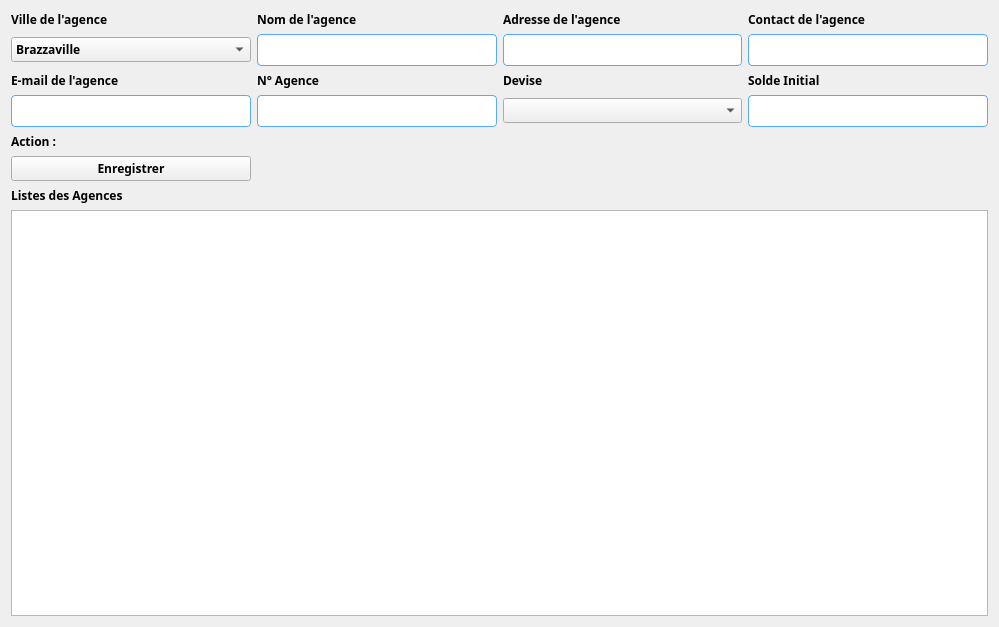
<?xml version="1.0" encoding="UTF-8"?>
<ui version="4.0">
 <class>Form</class>
 <widget class="QWidget" name="Form">
  <property name="geometry">
   <rect>
    <x>0</x>
    <y>0</y>
    <width>999</width>
    <height>627</height>
   </rect>
  </property>
  <property name="minimumSize">
   <size>
    <width>600</width>
    <height>500</height>
   </size>
  </property>
  <property name="sizeIncrement">
   <size>
    <width>100</width>
    <height>200</height>
   </size>
  </property>
  <property name="font">
   <font>
    <family>Segoe UI Semibold</family>
    <pointsize>9</pointsize>
    <weight>75</weight>
    <bold>true</bold>
   </font>
  </property>
  <property name="windowTitle">
   <string>Form</string>
  </property>
  <property name="autoFillBackground">
   <bool>true</bool>
  </property>
  <layout class="QGridLayout" name="gridLayout">
   <item row="1" column="0">
    <widget class="QComboBox" name="comboBox">
     <item>
      <property name="text">
       <string>Brazzaville</string>
      </property>
     </item>
     <item>
      <property name="text">
       <string>Pointe-Noire</string>
      </property>
     </item>
     <item>
      <property name="text">
       <string>Ouesso</string>
      </property>
     </item>
     <item>
      <property name="text">
       <string>Dolisie</string>
      </property>
     </item>
    </widget>
   </item>
   <item row="1" column="3">
    <widget class="QLineEdit" name="lineEdit_3">
     <property name="styleSheet">
      <string notr="true">border-radius : 4px ; 
border : 1px solid rgb(85, 170, 255) ; 
height : 30px;</string>
     </property>
    </widget>
   </item>
   <item row="2" column="1">
    <widget class="QLabel" name="label_6">
     <property name="text">
      <string>N° Agence</string>
     </property>
    </widget>
   </item>
   <item row="2" column="0">
    <widget class="QLabel" name="label_5">
     <property name="text">
      <string>E-mail de l'agence</string>
     </property>
    </widget>
   </item>
   <item row="0" column="2">
    <widget class="QLabel" name="label_3">
     <property name="text">
      <string>Adresse de l'agence</string>
     </property>
    </widget>
   </item>
   <item row="0" column="3">
    <widget class="QLabel" name="label_4">
     <property name="text">
      <string>Contact de l'agence</string>
     </property>
    </widget>
   </item>
   <item row="3" column="3">
    <widget class="QLineEdit" name="lineEdit_7">
     <property name="styleSheet">
      <string notr="true">border-radius : 4px ; 
border : 1px solid rgb(85, 170, 255) ; 
height : 30px;</string>
     </property>
    </widget>
   </item>
   <item row="3" column="0">
    <widget class="QLineEdit" name="lineEdit_4">
     <property name="styleSheet">
      <string notr="true">border-radius : 4px ; 
border : 1px solid rgb(85, 170, 255) ; 
height : 30px;</string>
     </property>
    </widget>
   </item>
   <item row="4" column="0">
    <widget class="QLabel" name="label_9">
     <property name="text">
      <string>Action : </string>
     </property>
    </widget>
   </item>
   <item row="0" column="0">
    <widget class="QLabel" name="label">
     <property name="text">
      <string>Ville de l'agence</string>
     </property>
    </widget>
   </item>
   <item row="3" column="1">
    <widget class="QLineEdit" name="lineEdit_5">
     <property name="styleSheet">
      <string notr="true">border-radius : 4px ; 
border : 1px solid rgb(85, 170, 255) ; 
height : 30px;</string>
     </property>
    </widget>
   </item>
   <item row="0" column="1">
    <widget class="QLabel" name="label_2">
     <property name="text">
      <string>Nom de l'agence</string>
     </property>
    </widget>
   </item>
   <item row="2" column="3">
    <widget class="QLabel" name="label_8">
     <property name="text">
      <string>Solde Initial</string>
     </property>
    </widget>
   </item>
   <item row="1" column="1">
    <widget class="QLineEdit" name="lineEdit">
     <property name="styleSheet">
      <string notr="true">border-radius : 4px ; 
border : 1px solid rgb(85, 170, 255) ; 
height : 30px;</string>
     </property>
    </widget>
   </item>
   <item row="3" column="2">
    <widget class="QComboBox" name="comboBox_2"/>
   </item>
   <item row="2" column="2">
    <widget class="QLabel" name="label_7">
     <property name="text">
      <string>Devise</string>
     </property>
    </widget>
   </item>
   <item row="1" column="2">
    <widget class="QLineEdit" name="lineEdit_2">
     <property name="styleSheet">
      <string notr="true">border-radius : 4px ; 
border : 1px solid rgb(85, 170, 255) ; 
height : 30px;</string>
     </property>
    </widget>
   </item>
   <item row="6" column="0" colspan="4">
    <layout class="QVBoxLayout" name="verticalLayout_2">
     <item>
      <widget class="QLabel" name="label_10">
       <property name="text">
        <string>Listes des Agences</string>
       </property>
      </widget>
     </item>
     <item>
      <widget class="QTableView" name="tableView"/>
     </item>
    </layout>
   </item>
   <item row="5" column="0">
    <widget class="QPushButton" name="pushButton">
     <property name="text">
      <string>Enregistrer</string>
     </property>
    </widget>
   </item>
  </layout>
 </widget>
 <resources/>
 <connections/>
</ui>
